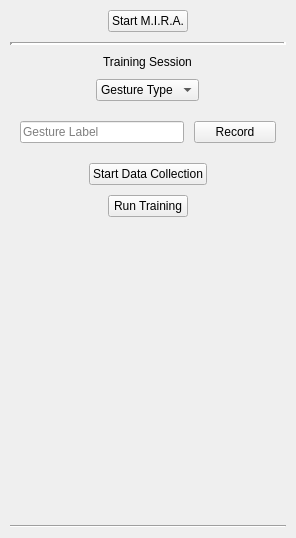
<?xml version="1.0" encoding="UTF-8"?>
<ui version="4.0">
 <class>widgetControlPanel</class>
 <widget class="QWidget" name="widgetControlPanel">
  <property name="geometry">
   <rect>
    <x>0</x>
    <y>0</y>
    <width>296</width>
    <height>538</height>
   </rect>
  </property>
  <property name="windowTitle">
   <string>Form</string>
  </property>
  <layout class="QVBoxLayout" name="verticalLayout" stretch="0,0,0,0,0,0,0,0,0">
   <property name="spacing">
    <number>10</number>
   </property>
   <property name="leftMargin">
    <number>10</number>
   </property>
   <property name="topMargin">
    <number>10</number>
   </property>
   <property name="rightMargin">
    <number>10</number>
   </property>
   <property name="bottomMargin">
    <number>10</number>
   </property>
   <item alignment="Qt::AlignHCenter|Qt::AlignTop">
    <widget class="QPushButton" name="buttonStartMIRA">
     <property name="sizePolicy">
      <sizepolicy hsizetype="Fixed" vsizetype="Fixed">
       <horstretch>0</horstretch>
       <verstretch>0</verstretch>
      </sizepolicy>
     </property>
     <property name="text">
      <string>Start M.I.R.A.</string>
     </property>
    </widget>
   </item>
   <item>
    <widget class="Line" name="lineInferenceSeparator">
     <property name="frameShadow">
      <enum>QFrame::Sunken</enum>
     </property>
     <property name="lineWidth">
      <number>3</number>
     </property>
     <property name="orientation">
      <enum>Qt::Horizontal</enum>
     </property>
    </widget>
   </item>
   <item alignment="Qt::AlignHCenter|Qt::AlignTop">
    <widget class="QLabel" name="labelTraining">
     <property name="text">
      <string>Training Session</string>
     </property>
    </widget>
   </item>
   <item alignment="Qt::AlignHCenter|Qt::AlignTop">
    <widget class="QComboBox" name="comboBoxGestureType">
     <property name="sizePolicy">
      <sizepolicy hsizetype="Expanding" vsizetype="Fixed">
       <horstretch>0</horstretch>
       <verstretch>0</verstretch>
      </sizepolicy>
     </property>
     <property name="currentText">
      <string>Gesture Type</string>
     </property>
     <property name="insertPolicy">
      <enum>QComboBox::InsertAtBottom</enum>
     </property>
     <property name="frame">
      <bool>true</bool>
     </property>
     <item>
      <property name="text">
       <string>Gesture Type</string>
      </property>
     </item>
     <item>
      <property name="text">
       <string>Static</string>
      </property>
     </item>
     <item>
      <property name="text">
       <string>Dynamic</string>
      </property>
     </item>
    </widget>
   </item>
   <item>
    <layout class="QHBoxLayout" name="layoutRecording" stretch="2,1">
     <property name="spacing">
      <number>10</number>
     </property>
     <property name="leftMargin">
      <number>10</number>
     </property>
     <property name="topMargin">
      <number>10</number>
     </property>
     <property name="rightMargin">
      <number>10</number>
     </property>
     <property name="bottomMargin">
      <number>10</number>
     </property>
     <item alignment="Qt::AlignVCenter">
      <widget class="QLineEdit" name="lineEditGestureLabel">
       <property name="text">
        <string/>
       </property>
       <property name="placeholderText">
        <string>Gesture Label</string>
       </property>
      </widget>
     </item>
     <item alignment="Qt::AlignVCenter">
      <widget class="QPushButton" name="buttonSaveRecord">
       <property name="text">
        <string>Record</string>
       </property>
      </widget>
     </item>
    </layout>
   </item>
   <item alignment="Qt::AlignHCenter|Qt::AlignTop">
    <widget class="QPushButton" name="buttonStartTraining">
     <property name="sizePolicy">
      <sizepolicy hsizetype="Fixed" vsizetype="Fixed">
       <horstretch>0</horstretch>
       <verstretch>0</verstretch>
      </sizepolicy>
     </property>
     <property name="text">
      <string>Start Data Collection</string>
     </property>
    </widget>
   </item>
   <item alignment="Qt::AlignHCenter|Qt::AlignTop">
    <widget class="QPushButton" name="buttonRunTraining">
     <property name="sizePolicy">
      <sizepolicy hsizetype="Fixed" vsizetype="Fixed">
       <horstretch>0</horstretch>
       <verstretch>0</verstretch>
      </sizepolicy>
     </property>
     <property name="text">
      <string>Run Training</string>
     </property>
    </widget>
   </item>
   <item>
    <spacer name="verticalSpacer">
     <property name="orientation">
      <enum>Qt::Vertical</enum>
     </property>
     <property name="sizeHint" stdset="0">
      <size>
       <width>20</width>
       <height>40</height>
      </size>
     </property>
    </spacer>
   </item>
   <item>
    <widget class="Line" name="lineTrainingSeparator">
     <property name="orientation">
      <enum>Qt::Horizontal</enum>
     </property>
    </widget>
   </item>
  </layout>
 </widget>
 <resources/>
 <connections/>
</ui>
